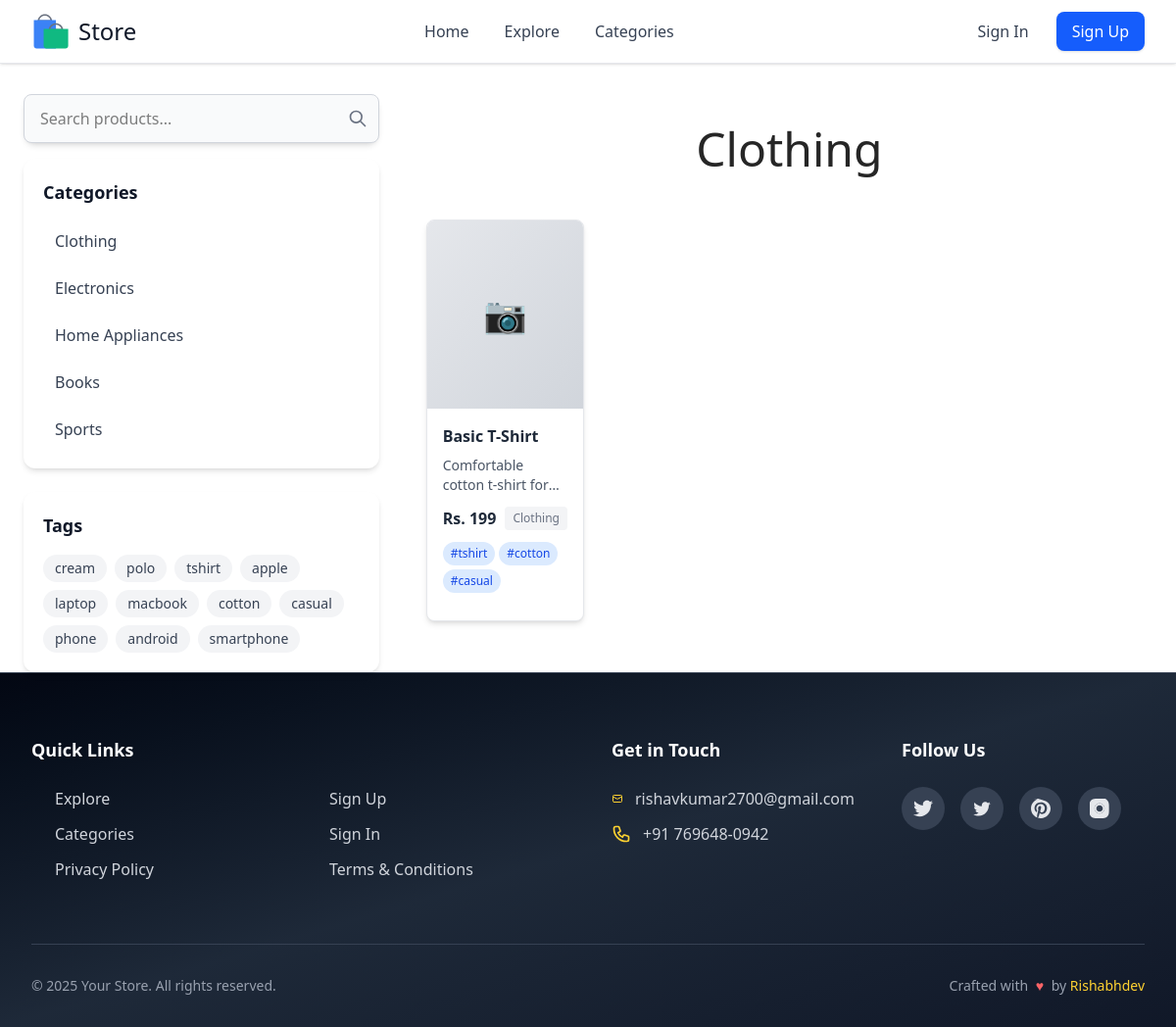
/category/clothing/, run on the app's committed database.
### store/models.py (models this page shows, shortened)
class Category(models.Model):
    cover = ImageField(upload_to="covers/", null=True, blank=True)
    name = models.CharField(max_length=80)
    description = models.TextField()
    slug = models.SlugField(blank=False, unique=True, max_length=80)
    objects = models.Manager()
    class Meta:
        verbose_name_plural = "Categories"

class Product(models.Model):
    name = models.CharField(max_length=30)
    description = models.TextField()
    slug = models.SlugField(blank=False, unique=True, max_length=30)
    category = models.ForeignKey(Category, on_delete=models.CASCADE)
    price = models.IntegerField()
    date_added = models.DateField(auto_now_add=True)
    is_available = models.BooleanField(default=True)
    cover = ImageField(upload_to=path_and_rename, null=True, blank=True)
    tags = TaggableManager()
    objects = models.Manager()
    class Meta:
        ordering = ["-date_added"]
    def get_absolute_url(self):
        return reverse("store:show-product", args=[self.slug])

### store/views.py (the view)
# urls.py: path("category/<slug:slug>/", show_category, name="show-category"),
def show_category(request, slug):
    category = get_object_or_404(
        Category.objects.prefetch_related("product_set"), slug=slug
    )
    categories = Category.objects.all()
    products = category.product_set.filter(is_available=True)
    tags = Tag.objects.all()
    context = {
        "category": category,
        "products": products,
        "categories": categories,
        "tags": tags,
    }
    return render(request, "store/list-items.html", context=context)

### templates/store/list-items.html (shortened to what this page needs)
{% extends 'base.html' %}
{% load static %}
{% block content %}
{% include "../components/sidebar.html" %}
<div class="md:col-span-3 lg:col-span-4 xl:col-span-9 2xl:col-span-10 min-h-[80vh]">
    <h1 class="text-5xl text-center m-8 text-neutral-800">{{ category.name }}</h1>
    {% if products %}
    <div class="flex flex-col justify-start items-center lg:grid lg:grid-cols-4 mx-auto gap-y-4">
        {% for product in products %}
        {% include "./../components/product-card.html" with product=product %}
        {% endfor %}
    </div>
    {% else %}
    <h1 class="text-2xl text-center font-bold my-8 text-gray-800">No Products</h1>
    {% endif %}
</div>
{% endblock content %}

### templates/components/sidebar.html
<aside class="w-full md:col-span-1 lg:col-span-2 xl:col-span-3 2xl:col-span-2 lg:ml-4">
    <div class="bg-white text-black rounded-xl shadow-md lg:mb-4">
        <form action="{% url 'store:search' %}" method="get" class="relative">
            <input
                class="w-full py-3 pl-4 pr-12 bg-gray-50 border border-gray-300 rounded-lg focus:outline-none focus:ring-2 focus:ring-blue-500 focus:border-transparent"
                type="text" name="query" placeholder="Search products..."
                {% if request.GET.query %}value="{{request.GET.query}}" {% endif %}>
            <button type="submit"
                class="absolute right-3 top-1/2 transform -translate-y-1/2 text-gray-500 hover:text-blue-600">
                <svg class="w-5 h-5" fill="none" stroke="currentColor" viewBox="0 0 24 24">
                    <path stroke-linecap="round" stroke-linejoin="round" stroke-width="2"
                        d="M21 21l-6-6m2-5a7 7 0 11-14 0 7 7 0 0114 0z" />
                </svg>
            </button>
        </form>
    </div>
    <div class="hidden md:block space-y-6">
        {% if categories %}
        <div class="bg-white rounded-xl shadow-md p-5">
            <h2 class="text-lg font-semibold text-gray-900 mb-4">Categories</h2>
            <div class="space-y-2">
                {% for category in categories %}
                <a href="{% url 'store:show-category' category.slug %}"
                    class="block px-3 py-2 text-gray-700 hover:text-blue-600 hover:bg-gray-50 rounded-lg transition-colors duration-200">
                    {{ category.name }}
                </a>
                {% endfor %}
            </div>
        </div>
        {% endif %}
        {% if tags %}
        <div class="bg-white rounded-xl shadow-md p-5">
            <h2 class="text-lg font-semibold text-gray-900 mb-4">Tags</h2>
            <div class="flex flex-wrap gap-2">
                {% for tag in tags %}
                <a href="{% url 'store:by-tag' tag.slug %}"
                    class="px-3 py-1 bg-gray-100 hover:bg-blue-100 text-gray-700 hover:text-blue-700 text-sm rounded-full transition-colors duration-200">
                    {{ tag.name }}
                </a>
                {% endfor %}
            </div>
        </div>
        {% endif %}
    </div>
</aside>

### templates/components/product-card.html (shortened to what this page needs)
<div
    class="bg-white rounded-lg shadow-md hover:shadow-lg transition-all duration-300 overflow-hidden group border border-gray-200 m-1 md:m-4">
    <a href="{{ product.get_absolute_url }}" class="block">
        <div class="relative overflow-hidden">
            {% if product.cover %}
            <img src="{% if category.cover.url %}{{ category.cover.url }}{% else %}https://placehold.co/800x600?text={{product.name}}{% endif %}"
                alt="{{ product.name }}"
                class="w-full h-72 object-cover group-hover:scale-105 transition-transform duration-300">
            {% else %}
            <div class="w-full h-48 bg-gradient-to-br from-gray-200 to-gray-300 flex items-center justify-center">
                <span class="text-4xl text-gray-400">📷</span>
            </div>
            {% endif %}
        </div>
    </a>
    <div class="p-4">
        <h3 class="font-semibold text-gray-800 mb-2 truncate">{{ product.name }}</h3>
        <p class="text-gray-600 text-sm mb-3 line-clamp-2">{{ product.description|truncatewords:15 }}</p>
        <div class="flex items-center justify-between mb-3">
            <span class="text-md font-bold text-gray-800">Rs. {{ product.price }}</span>
            <span class="text-xs text-gray-500 bg-gray-100 px-2 py-1 rounded">
                {{ product.category.name }}
            </span>
        </div>
        {% if product.tags.all %}
        <div class="flex flex-wrap gap-1 mb-3">
            {% for tag in product.tags.all|slice:":3" %}
            <span class="text-xs bg-blue-100 text-blue-700 px-2 py-1 rounded-full">
                #{{ tag.name }}
            </span>
            {% endfor %}
        </div>
        {% endif %}
    </div>
</div>

### data on the page
Category: name "Clothing"
Category: name "Electronics"
Category: name "Home Appliances"
Category: name "Books"
Category: name "Sports"
Tag: name "cream"
Tag: name "polo"
Tag: name "tshirt"
Tag: name "apple"
Tag: name "laptop"
Tag: name "macbook"
Tag: name "cotton"
Tag: name "casual"
Tag: name "phone"
Tag: name "android"
Tag: name "smartphone"
Product: name "Basic T-Shirt", description "Comfortable cotton t-shirt…", price "199", category.name "Clothing"
